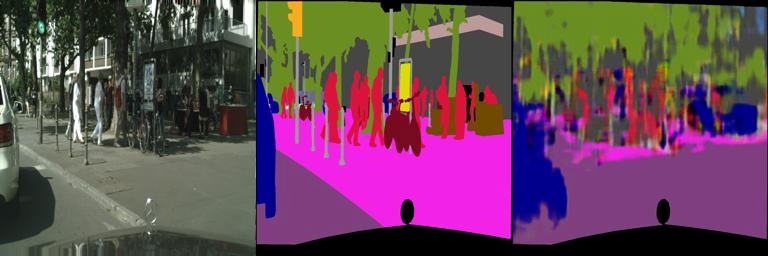
#> input picture Assignments/02_DIPwithPyTorch/Pix2Pix/val_results/epoch_295/result_4.png, 768 x 256 px
$ python cal_metrics.py
#> lines starting #> are read from the running program, lines starting #| are printed output that depends on the picture
import numpy as np
from PIL import Image

# ==========================================
# 1. 定义你的类别颜色字典 (需根据你的数据集实际情况修改)
# 以下颜色参考了类似 Cityscapes 数据集的常见配色
# 格式为: 类别名称 -> (R, G, B)
# ==========================================
COLOR_DICT = {
    'background/unlabeled': (0, 0, 0),       # 黑色
    'road': (128, 64, 128),                  # 紫色
    'sidewalk': (244, 35, 232),              # 粉色
    'vegetation': (107, 142, 35),            # 绿色
    'vehicle': (0, 0, 142),                  # 深蓝色
    'person/pedestrian': (220, 20, 60),      # 红色
    'pole/traffic_light': (255, 255, 0),     # 黄色
    'building': (70, 70, 70),                # 灰色
}

# 提取类别名称和颜色矩阵
CLASS_NAMES = list(COLOR_DICT.keys())
PALETTE = np.array(list(COLOR_DICT.values()), dtype=np.int32) # 形状: (num_classes, 3)
NUM_CLASSES = len(CLASS_NAMES)

def rgb_to_class_indices(rgb_image, palette):
    """
    将 RGB 图像映射为单通道的类别索引图。
    利用欧式距离寻找每个像素最接近的调色板颜色，以应对预测图中的颜色模糊。
    """
    # 展平图像: (H, W, 3) -> (H*W, 3)
    flat_image = rgb_image.reshape(-1, 3).astype(np.float32)

    # 计算每个像素与调色板中所有颜色的距离
    # flat_image[:, None, :] 形状: (H*W, 1, 3)
    # palette[None, :, :] 形状: (1, num_classes, 3)
    # 广播相减后求 L2 范数，得到形状 (H*W, num_classes) 的距离矩阵
    distances = np.linalg.norm(flat_image[:, None, :] - palette[None, :, :], axis=2)

    # 获取距离最小的索引作为类别标签
    class_indices = np.argmin(distances, axis=1)

    # 恢复为 (H, W) 形状
    return class_indices.reshape(rgb_image.shape[:2])

def calculate_miou(pred_mask, true_mask, num_classes):
    """利用混淆矩阵计算 Mean IoU (沿用之前的高效方法)"""
    pred_flat = pred_mask.flatten()
    true_flat = true_mask.flatten()

    # 混淆矩阵
    confusion_matrix = np.bincount(
        num_classes * true_flat + pred_flat,
        minlength=num_classes**2
    ).reshape(num_classes, num_classes)

    intersection = np.diag(confusion_matrix)
    ground_truth_set = confusion_matrix.sum(axis=1)
    predicted_set = confusion_matrix.sum(axis=0)
    union = ground_truth_set + predicted_set - intersection

    ious = {}
    valid_ious = []

    for i in range(num_classes):
        if union[i] == 0:
            ious[CLASS_NAMES[i]] = float('nan')
        else:
            class_iou = intersection[i] / union[i]
            ious[CLASS_NAMES[i]] = class_iou
            # 如果该类别是背景（索引为0），你可以选择是否将其计入 Mean IoU
            # 这里默认所有出现的类别都计入平均值
            valid_ious.append(class_iou)

    mean_iou = np.nanmean(valid_ious)
    return mean_iou, ious

def process_and_evaluate(image_path):
    # 1. 读取拼接图像 (确保是以 RGB 模式读取)
#> called with image_path = 'val_results/epoch_295/result_4.png'
    img = Image.open(image_path).convert('RGB')
#> img is the input picture: PIL image 768x256 RGB; mean R, G, B 103.7, 71.5, 89.2
    img_array = np.array(img)

    # 2. 图像裁剪 (假设总尺寸为 768x256，宽度方向拼接)
    # 原始图: 0~256, 真实标签: 256~512, 预测结果: 512~768
    # 注意 numpy 切片格式为 [高度, 宽度, 通道]
    true_rgb = img_array[:, 256:512, :]
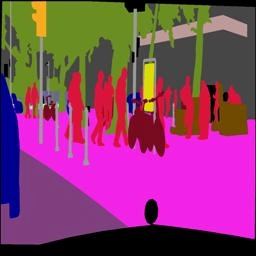
#> true_rgb: shape (256, 256, 3); mean R, G, B 136.5, 61, 107.5
    pred_rgb = img_array[:, 512:768, :]
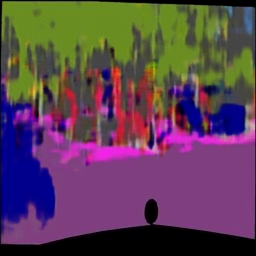
#> pred_rgb: shape (256, 256, 3); mean R, G, B 92.7, 65.6, 83.7

    # 3. 将 RGB 转换为类别索引 (0, 1, 2...)
    true_mask = rgb_to_class_indices(true_rgb, PALETTE)
#> in rgb_to_class_indices, `return class_indices.reshape(rgb_image.shape[:2])`:
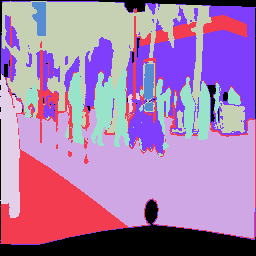
#> returned value: shape (256, 256) int64; 8 distinct labels, from 0 to 7; one colour per label, 0 black
    pred_mask = rgb_to_class_indices(pred_rgb, PALETTE)
#> in rgb_to_class_indices (call 2), `return class_indices.reshape(rgb_image.shape[:2])`:
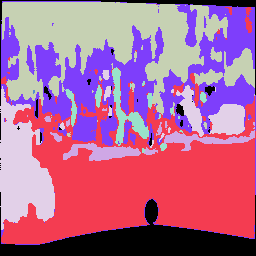
#> returned value: shape (256, 256) int64; 8 distinct labels, from 0 to 7; one colour per label, 0 black

    # 4. 计算 IoU
    mIoU, class_ious = calculate_miou(pred_mask, true_mask, NUM_CLASSES)
#> in calculate_miou, `intersection = np.diag(confusion_matrix)`: intersection = [6803, 4644, 1450, 8391, 1952, 684, 0, 6578]
#> in calculate_miou, `ground_truth_set = confusion_matrix.sum(axis=1)`: ground_truth_set = [7369, 9683, 17472, 11488, 2327, 4752, 758, 11687]
#> in calculate_miou, `predicted_set = confusion_matrix.sum(axis=0)`: predicted_set = [7280, 21879, 1695, 13372, 6312, 1344, 7, 13647]
#> in calculate_miou, `union = ground_truth_set + predicted_set - intersection`: union = [7846, 26918, 17717, 16469, 6687, 5412, 765, 18756]
#> the loop in calculate_miou, `for i in range(num_classes):` made 8 passes
#> class_iou on passes 1 to 8: 0.867, 0.173, 0.0818, 0.51, 0.292, 0.126, 0, 0.351
#> after the loop in calculate_miou, `for i in range(num_classes):`: ious = {'background/unlabeled': 0.867, 'road': 0.173, 'sidewalk': 0.0818, 'vegetation': 0.51, 'vehicle': 0.292, 'person/pedestrian': 0.126, 'pole/traffic_light': 0, 'building': 0.351}; valid_ious = [0.867, 0.173, 0.0818, 0.51, 0.292, 0.126, 0, 0.351]
#> in calculate_miou, `mean_iou = np.nanmean(valid_ious)`: mean_iou = 0.3
#> mIoU = 0.3; class_ious has the same summary as ious in calculate_miou

    print(f"Mean IoU: {mIoU:.4f}")
#| Mean IoU: 0.3000
    print("-" * 30)
    for cls_name, iou_val in class_ious.items():
        if np.isnan(iou_val):
            print(f"{cls_name}: 未在图像中出现 (忽略)")
        else:
            print(f"{cls_name}: {iou_val:.4f}")
#> this loop made 8 passes
#| background/unlabeled: 0.8671
#| road: 0.1725
#| sidewalk: 0.0818
#| vegetation: 0.5095
#| vehicle: 0.2919
#| person/pedestrian: 0.1264
#| pole/traffic_light: 0.0000
#| building: 0.3507

# ==========================================
# 运行脚本
# ==========================================
if __name__ == "__main__":
    # 请将 'image_f476a2.png' 替换为你实际的图片路径
    image_path = 'val_results/epoch_295/result_4.png'
    process_and_evaluate(image_path)

$ run again, with Assignments/02_DIPwithPyTorch/Pix2Pix/val_results/epoch_295/result_1.png copied over Assignments/02_DIPwithPyTorch/Pix2Pix/val_results/epoch_295/result_4.png
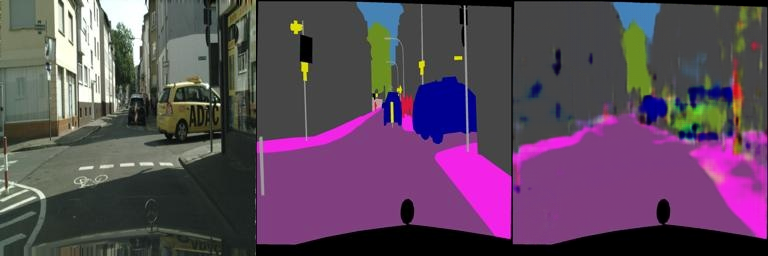
#> input picture Assignments/02_DIPwithPyTorch/Pix2Pix/val_results/epoch_295/result_1.png, 768 x 256 px
#> in process_and_evaluate, img is the input picture: PIL image 768x256 RGB; mean R, G, B 91.5, 71.4, 91.5
#> in process_and_evaluate, `pred_rgb = img_array[:, 512:768, :]`:
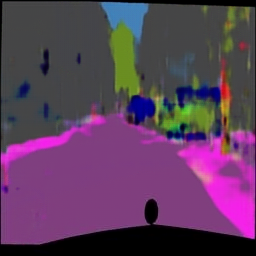
#> pred_rgb: shape (256, 256, 3); mean R, G, B 92.9, 61.4, 92.5
#> in rgb_to_class_indices (call 2), `return class_indices.reshape(rgb_image.shape[:2])`:
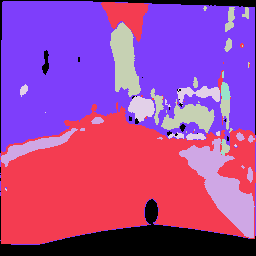
#> returned value: shape (256, 256) int64; 7 distinct labels, from 0 to 7; one colour per label, 0 black
#> intersection = [6978, 20186, 3394, 1245, 651, 0, 0, 23050]
#> ground_truth_set = [7497, 21853, 5160, 1531, 3493, 166, 254, 25582]
#> predicted_set = [7216, 23047, 3870, 3164, 1136, 175, 0, 26928]
#> union = [7735, 24714, 5636, 3450, 3978, 341, 254, 29460]
#> the loop in calculate_miou, `for i in range(num_classes):` made 8 passes
#> class_iou on passes 1 to 8: 0.902, 0.817, 0.602, 0.361, 0.164, 0, 0, 0.782
#> after the loop in calculate_miou, `for i in range(num_classes):`: ious = {'background/unlabeled': 0.902, 'road': 0.817, 'sidewalk': 0.602, 'vegetation': 0.361, 'vehicle': 0.164, 'person/pedestrian': 0, 'pole/traffic_light': 0, 'building': 0.782}; valid_ious = [0.902, 0.817, 0.602, 0.361, 0.164, 0, 0, 0.782]
#> mean_iou = 0.454
#> class_ious has the same summary as ious in calculate_miou
#| Mean IoU: 0.4535
#> the loop in process_and_evaluate, `for cls_name, iou_val in class_ious.items():` made 8 passes
#> (printed output is left out)

$ run again, with Assignments/02_DIPwithPyTorch/Pix2Pix/val_results/epoch_295/result_2.png copied over Assignments/02_DIPwithPyTorch/Pix2Pix/val_results/epoch_295/result_4.png
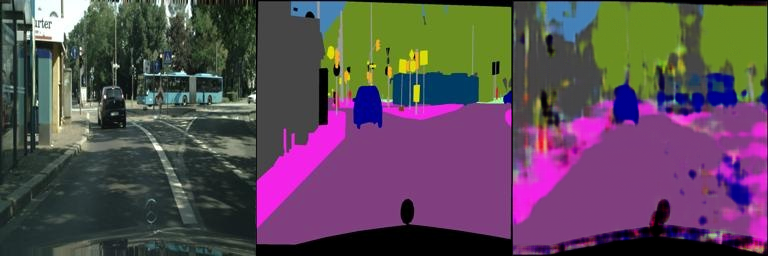
#> input picture Assignments/02_DIPwithPyTorch/Pix2Pix/val_results/epoch_295/result_2.png, 768 x 256 px
#> in process_and_evaluate, img is the input picture: PIL image 768x256 RGB; mean R, G, B 91.6, 74.6, 87
#> in process_and_evaluate, `pred_rgb = img_array[:, 512:768, :]`:
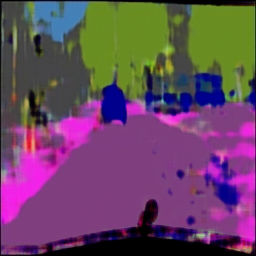
#> pred_rgb: shape (256, 256, 3); mean R, G, B 105.4, 71.2, 98.4
#> in rgb_to_class_indices (call 2), `return class_indices.reshape(rgb_image.shape[:2])`:
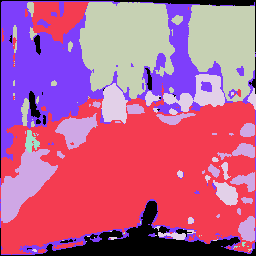
#> returned value: shape (256, 256) int64; 7 distinct labels, from 0 to 7; one colour per label, 0 black
#> intersection = [4702, 22860, 2846, 10863, 1444, 0, 0, 7012]
#> ground_truth_set = [7676, 25958, 4537, 13654, 2333, 18, 638, 10722]
#> predicted_set = [5206, 27308, 4628, 12147, 2933, 224, 0, 13090]
#> union = [8180, 30406, 6319, 14938, 3822, 242, 638, 16800]
#> the loop in calculate_miou, `for i in range(num_classes):` made 8 passes
#> class_iou on passes 1 to 8: 0.575, 0.752, 0.45, 0.727, 0.378, 0, 0, 0.417
#> after the loop in calculate_miou, `for i in range(num_classes):`: ious = {'background/unlabeled': 0.575, 'road': 0.752, 'sidewalk': 0.45, 'vegetation': 0.727, 'vehicle': 0.378, 'person/pedestrian': 0, 'pole/traffic_light': 0, 'building': 0.417}; valid_ious = [0.575, 0.752, 0.45, 0.727, 0.378, 0, 0, 0.417]
#> mean_iou = 0.412
#> class_ious has the same summary as ious in calculate_miou
#| Mean IoU: 0.4124
#> the loop in process_and_evaluate, `for cls_name, iou_val in class_ious.items():` made 8 passes
#> (printed output is left out)
